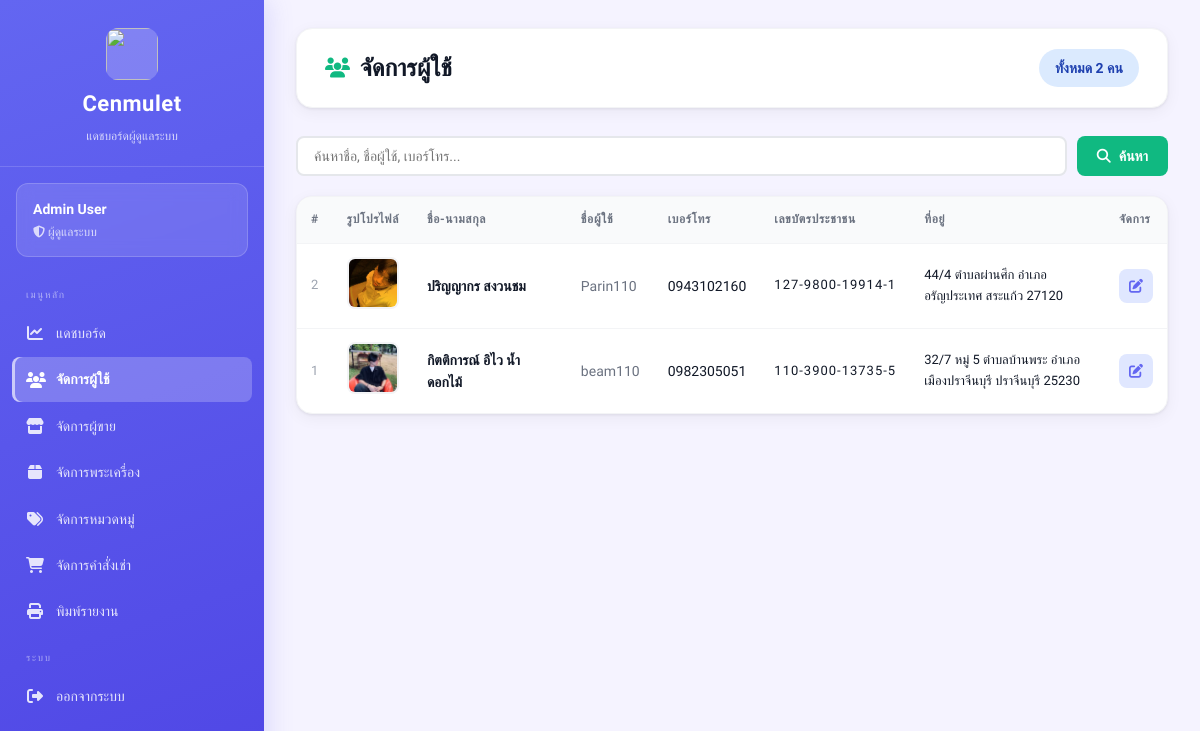
/views/admin/users.php (signed in), run on an earlier commit of the app's database.
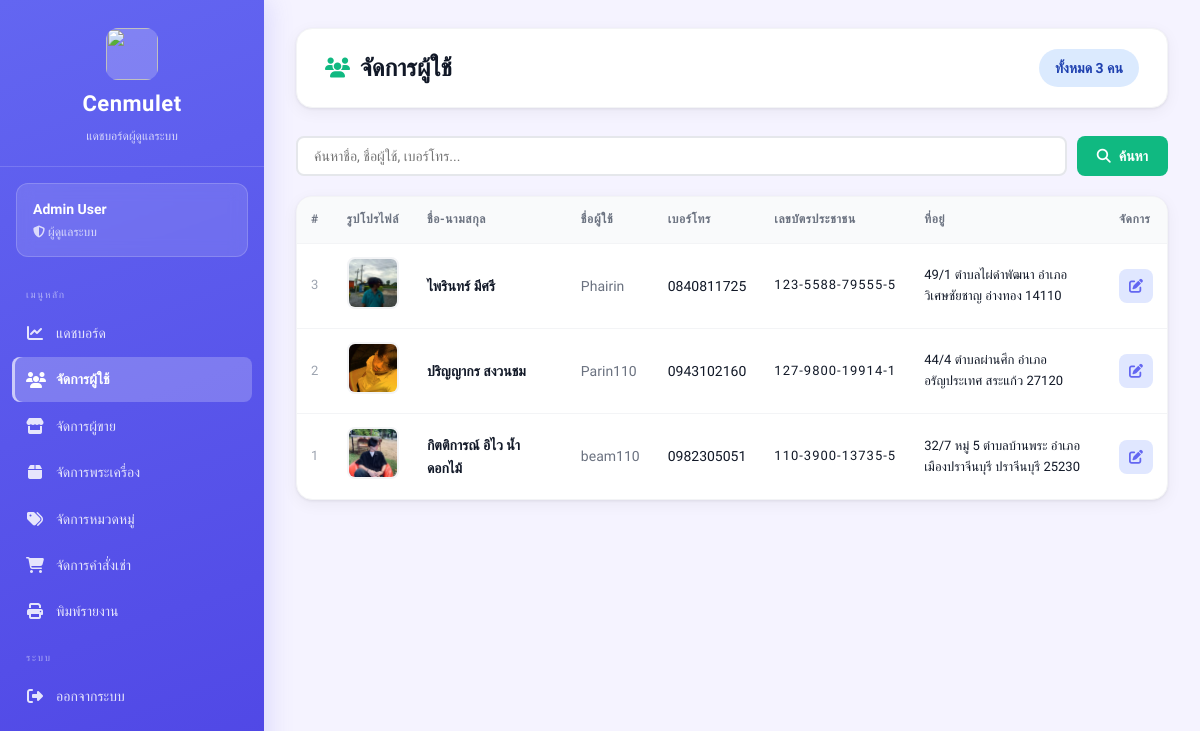
And on a later commit of the database.
### tables this page shows
CREATE TABLE users (
    id INTEGER PRIMARY KEY AUTOINCREMENT,
    fullname TEXT,
    username TEXT UNIQUE,
    password TEXT,
    tel TEXT,
    address TEXT,
    image TEXT,
    id_per TEXT
);

### views/admin/users.php (the view, shortened to what this page needs)
<?php
require_once __DIR__ . "/../../config/db.php";
$admin_id = $_SESSION['user_id'];
$stmt = $db->prepare("SELECT * FROM admins WHERE id = :id");
$stmt->execute([':id' => $admin_id]);
$admin = $stmt->fetch(PDO::FETCH_ASSOC);
$search = trim($_GET['search'] ?? '');
$where  = $search ? "WHERE fullname LIKE :q OR username LIKE :q OR tel LIKE :q" : "";
$stmt = $db->prepare("SELECT * FROM users $where ORDER BY id DESC");
$stmt->execute();
$users = $stmt->fetchAll(PDO::FETCH_ASSOC);
$total           = $db->query("SELECT COUNT(*) FROM users")->fetchColumn();
?>
<!DOCTYPE html>
<html lang="th">
<head>
    <link rel="stylesheet" href="/public/css/dashboard.css">
    <link rel="stylesheet" href="https://cdnjs.cloudflare.com/ajax/libs/font-awesome/6.5.1/css/all.min.css">
</head>
<body class="admin">
<div class="dashboard-container">
<?php include __DIR__ . '/_sidebar.php'; ?>
<main class="main-content">
    <div class="top-bar">
        <h1><i class="fa-solid fa-users"></i> จัดการผู้ใช้</h1>
        <span class="badge badge-info" style="font-size:14px;padding:8px 16px">
            ทั้งหมด <?php echo number_format($total); ?> คน
        </span>
    </div>
    <form method="GET" style="margin-bottom:20px;display:flex;gap:10px">
        <input type="text" name="search" value="<?php echo htmlspecialchars($search); ?>"
               placeholder="ค้นหาชื่อ, ชื่อผู้ใช้, เบอร์โทร..."
               style="flex:1;padding:10px 16px;border:2px solid #e5e7eb;border-radius:8px;font-family:inherit;font-size:14px">
        <button type="submit" class="btn btn-primary">
            <i class="fa-solid fa-search"></i> ค้นหา
        </button>
    </form>
    <div class="card">
        <div class="table-wrapper">
        <?php if (count($users) > 0): ?>
        <table>
            <thead>
                <tr>
                    <th>#</th>
                    <th>รูปโปรไฟล์</th>
                    <th>ชื่อ-นามสกุล</th>
                    <th>ชื่อผู้ใช้</th>
                    <th>เบอร์โทร</th>
                    <th>เลขบัตรประชาชน</th>
                    <th>ที่อยู่</th>
                    <th>จัดการ</th>
                </tr>
            </thead>
            <tbody>
            <?php foreach ($users as $u): ?>
            <?php $uB64 = base64_encode(json_encode([
                'id'       => (int)$u['id'],
                'fullname' => $u['fullname'],
                'username' => $u['username'],
                'tel'      => $u['tel'] ?? '',
                'id_per'   => $u['id_per'] ?? '',
                'address'  => $u['address'] ?? '',
            ], JSON_UNESCAPED_UNICODE)); ?>
            <tr class="clickable-row" onclick="openEdit('<?php echo $uB64; ?>')" style="cursor:pointer">
                <td style="color:#9ca3af;font-size:13px"><?php echo $u['id']; ?></td>
                <td>
                    <?php if (!empty($u['image'])): ?>
                    <img src="/uploads/users/<?php echo htmlspecialchars($u['image']); ?>"
                         class="product-img" alt="">
                    <?php else: ?>
                    <div class="no-image"><i class="fa-solid fa-user"></i></div>
                    <?php endif; ?>
                </td>
                <td><strong><?php echo htmlspecialchars($u['fullname']); ?></strong></td>
                <td style="color:#6b7280"><?php echo htmlspecialchars($u['username']); ?></td>
                <td><?php echo htmlspecialchars($u['tel'] ?? '-'); ?></td>
                <td style="font-size:13px;letter-spacing:1px">
                    <?php
                    $idp = $u['id_per'] ?? '';
                    echo $idp ? substr($idp,0,3).'-'.substr($idp,3,4).'-'.substr($idp,7,5).'-'.substr($idp,12) : '-';
                    ?>
                </td>
                <td style="font-size:13px;max-width:200px;word-break:break-word">
                    <?php echo htmlspecialchars($u['address'] ?? '-'); ?>
                </td>
                <td onclick="event.stopPropagation()">
                    <button onclick="openEdit('<?php echo $uB64; ?>')"
                        class="btn-icon" title="แก้ไข"
                        style="background:#e0e7ff;color:#6366f1;border-color:#c7d2fe">
                        <i class="fa-solid fa-pen-to-square"></i>
                    </button>
                </td>
            </tr>
            <?php endforeach; ?>
            </tbody>
        </table>
        <?php endif; ?>
        </div>
    </div>
</main>
</div>
</body>
</html>

### views/admin/_sidebar.php (shortened to what this page needs)
<?php
$current = basename($_SERVER['PHP_SELF']);
?>
<aside class="sidebar admin">
    <div class="sidebar-header">
        <img src="/public/images/image.png" alt="">
        <h2>Cenmulet</h2>
        <p>แดชบอร์ดผู้ดูแลระบบ</p>
    </div>
    <div class="sidebar-user">
        <h3><?php echo htmlspecialchars($admin['fullname']); ?></h3>
        <p><i class="fa-solid fa-shield-halved"></i> ผู้ดูแลระบบ</p>
    </div>
    <ul class="sidebar-menu">
        <li class="menu-sep">เมนูหลัก</li>
        <li>
            <a href="/views/admin/dashboard.php"
               class="<?php echo $current === 'dashboard.php' ? 'active' : ''; ?>">
                <i class="fa-solid fa-chart-line"></i> แดชบอร์ด
            </a>
        </li>
        <li>
            <a href="/views/admin/users.php"
               class="<?php echo $current === 'users.php' ? 'active' : ''; ?>">
                <i class="fa-solid fa-users"></i> จัดการผู้ใช้
            </a>
        </li>
        <li>
            <a href="/views/admin/sellers.php"
               class="<?php echo in_array($current, ['sellers.php','approve_sellers.php']) ? 'active' : ''; ?>">
                <i class="fa-solid fa-store"></i> จัดการผู้ขาย
            </a>
        </li>
        <li>
            <a href="/views/admin/products.php"
               class="<?php echo $current === 'products.php' ? 'active' : ''; ?>">
                <i class="fa-solid fa-box"></i> จัดการพระเครื่อง
            </a>
        </li>
        <li>
            <a href="/views/admin/categories.php"
               class="<?php echo $current === 'categories.php' ? 'active' : ''; ?>">
                <i class="fa-solid fa-tags"></i> จัดการหมวดหมู่
            </a>
        </li>
        <li>
            <a href="/views/admin/orders.php"
               class="<?php echo $current === 'orders.php' ? 'active' : ''; ?>">
                <i class="fa-solid fa-cart-shopping"></i> จัดการคำสั่งเช่า
            </a>
        </li>
        <li>
            <a href="/views/admin/report.php"
               class="<?php echo $current === 'report.php' ? 'active' : ''; ?>">
                <i class="fa-solid fa-print"></i> พิมพ์รายงาน
            </a>
        </li>
        <li class="menu-sep">ระบบ</li>
        <li>
            <a href="/auth/logout.php">
                <i class="fa-solid fa-right-from-bracket"></i> ออกจากระบบ
            </a>
        </li>
    </ul>
</aside>

What changed in the data, as far as the page shows it:
added users: id "3", image (picture), fullname "ไพรินทร์ มีศรี", username "Phairin", tel "0840811725", id_per "123", id_per "5588", id_per "79555", id_per "5", address "49/1 ตำบลไผ่ดำพัฒนา อำเภอวิเศษชัยชาญ อ่างทอง 14110"
Also different on the page:
$total: "2" → "3"
